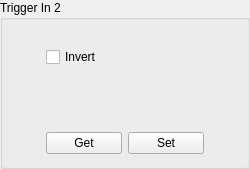
                               <widget class="QGroupBox" name="groupBox_TriggerInput2">
                                <property name="minimumSize">
                                 <size>
                                  <width>170</width>
                                  <height>169</height>
                                 </size>
                                </property>
                                <property name="maximumSize">
                                 <size>
                                  <width>250</width>
                                  <height>16777215</height>
                                 </size>
                                </property>
                                <property name="title">
                                 <string>Trigger In 2</string>
                                </property>
                                <layout class="QHBoxLayout" name="horizontalLayout_37">
                                 <item>
                                  <spacer name="horizontalSpacer_14">
                                   <property name="orientation">
                                    <enum>Qt::Horizontal</enum>
                                   </property>
                                   <property name="sizeHint" stdset="0">
                                    <size>
                                     <width>40</width>
                                     <height>20</height>
                                    </size>
                                   </property>
                                  </spacer>
                                 </item>
                                 <item>
                                  <layout class="QVBoxLayout" name="verticalLayout_30">
                                   <item>
                                    <spacer name="verticalSpacer_18">
                                     <property name="orientation">
                                      <enum>Qt::Vertical</enum>
                                     </property>
                                     <property name="sizeType">
                                      <enum>QSizePolicy::Fixed</enum>
                                     </property>
                                     <property name="sizeHint" stdset="0">
                                      <size>
                                       <width>20</width>
                                       <height>15</height>
                                      </size>
                                     </property>
                                    </spacer>
                                   </item>
                                   <item>
                                    <widget class="QCheckBox" name="invertTrigIn2_checkBox">
                                     <property name="text">
                                      <string>Invert</string>
                                     </property>
                                    </widget>
                                   </item>
                                   <item>
                                    <spacer name="verticalSpacer_17">
                                     <property name="orientation">
                                      <enum>Qt::Vertical</enum>
                                     </property>
                                     <property name="sizeType">
                                      <enum>QSizePolicy::Fixed</enum>
                                     </property>
                                     <property name="sizeHint" stdset="0">
                                      <size>
                                       <width>20</width>
                                       <height>58</height>
                                      </size>
                                     </property>
                                    </spacer>
                                   </item>
                                   <item>
                                    <layout class="QHBoxLayout" name="horizontalLayout_5">
                                     <item>
                                      <widget class="QPushButton" name="trigIn2GetButton">
                                       <property name="sizePolicy">
                                        <sizepolicy hsizetype="Fixed" vsizetype="Fixed">
                                         <horstretch>0</horstretch>
                                         <verstretch>0</verstretch>
                                        </sizepolicy>
                                       </property>
                                       <property name="minimumSize">
                                        <size>
                                         <width>70</width>
                                         <height>0</height>
                                        </size>
                                       </property>
                                       <property name="text">
                                        <string>Get</string>
                                       </property>
                                      </widget>
                                     </item>
                                     <item>
                                      <widget class="QPushButton" name="trigIn2SetButton">
                                       <property name="sizePolicy">
                                        <sizepolicy hsizetype="Fixed" vsizetype="Fixed">
                                         <horstretch>0</horstretch>
                                         <verstretch>0</verstretch>
                                        </sizepolicy>
                                       </property>
                                       <property name="minimumSize">
                                        <size>
                                         <width>70</width>
                                         <height>0</height>
                                        </size>
                                       </property>
                                       <property name="text">
                                        <string>Set</string>
                                       </property>
                                      </widget>
                                     </item>
                                    </layout>
                                   </item>
                                  </layout>
                                 </item>
                                 <item>
                                  <spacer name="horizontalSpacer_15">
                                   <property name="orientation">
                                    <enum>Qt::Horizontal</enum>
                                   </property>
                                   <property name="sizeHint" stdset="0">
                                    <size>
                                     <width>40</width>
                                     <height>20</height>
                                    </size>
                                   </property>
                                  </spacer>
                                 </item>
                                </layout>
                               </widget>
